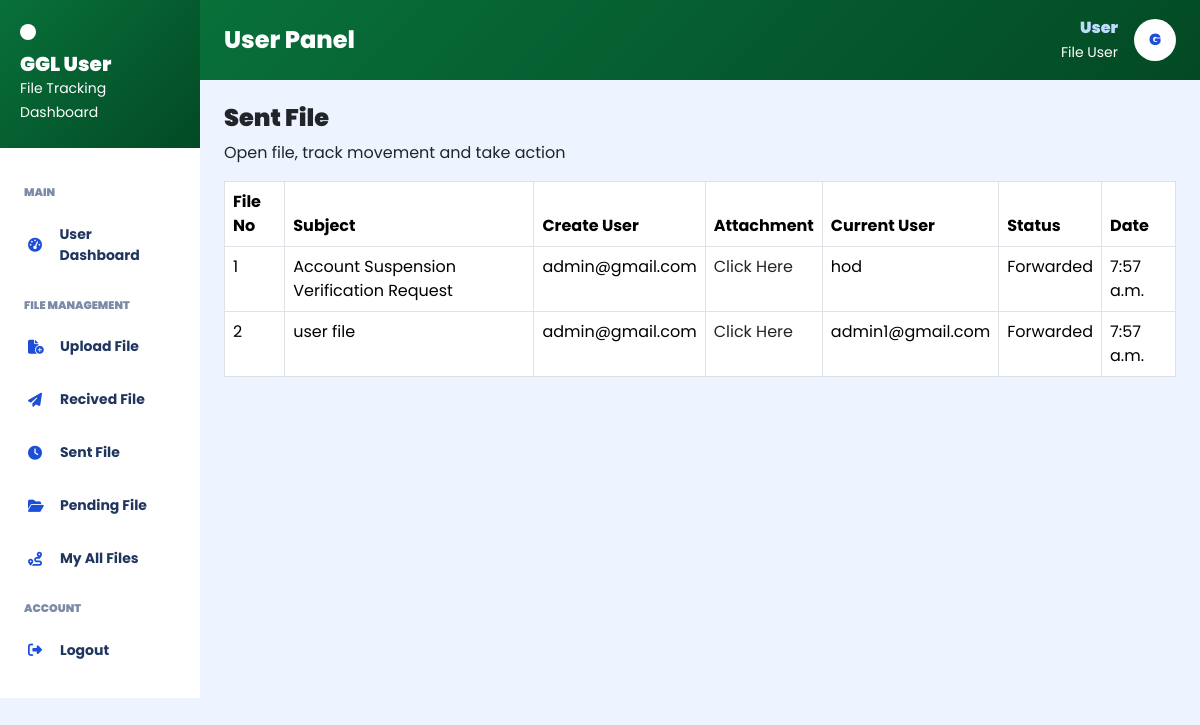
The page /us_sentfile (signed in) on the database as committed earlier.
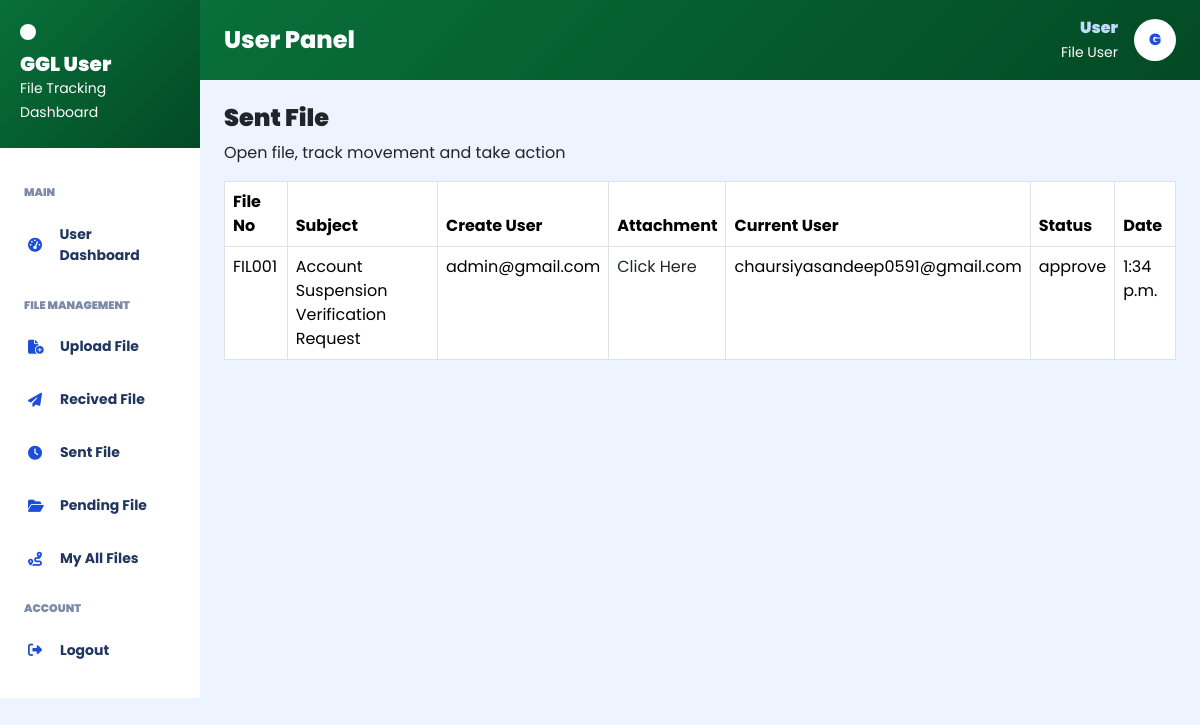
The same page on the database as committed later.
### myapp/models.py (models this page shows)
class Fileupload(models.Model):
    file_no=models.CharField(max_length=50)
    subject=models.CharField(max_length=500)
    priority=models.CharField(max_length=50)
    create_user=models.CharField(max_length=100)
    department=models.CharField(max_length=250)
    current_user=models.CharField(max_length=100)
    file=models.FileField(upload_to="upload_file")
    description=models.CharField(max_length=1000)
    status=models.CharField(max_length=200)
    create_at=models.TimeField()

### myapp/views.py (the view)
# urls.py: path('us_sentfile', us_sentfile, name='us_sentfile'),
def us_sentfile(request):
    if 'userid' not in request.session:
        return redirect('userlogin')
    sid=request.session.get('userid')
    ab=Fileupload.objects.filter(create_user=sid)
    return render(request, 'user/us_sentfile.html', {'ab':ab})

### myapp/templates/user/us_sentfile.html
{% extends 'user/userlayout.html' %}
{% block user %}
<div>
    <h4 style="font-weight: 900;">Sent File</h4>
</div>
<div>
    <p>Open file, track movement and take action</p>
</div>
<table class="table table-bordered">
    <thead>
        <tr>
            <th>File No</th>
            <th>Subject</th>
            <th>Create User</th>
            <th>Attachment</th>
            <th>Current User</th>
            <th>Status</th>
            <th>Date</th>
        </tr>
    </thead>
    <tbody>
        {% for i in ab %}
        <tr>
            <td>{{i.file_no}}</td>
            <td>{{i.subject}}</td>
            <td>{{i.create_user}}</td>
            <td>{% if i.file %}
                <a href="{{i.file.url}}" class="text-dark">Click Here</a>
            {% else %}
            <p>File Not Show</p>
            {% endif %}
            </td>
            <td>{{i.current_user}}</td>
            <td>{{i.status}}</td>
            <td>{{i.create_at}}</td>
        </tr>
        {% endfor %}
    </tbody>
</table>
 {% endblock %}

Rows that differ between the two databases and show on the page:
removed Fileupload: file_no "1", subject "Account Suspension Verification Request", create_user "admin@gmail.com", current_user "hod", status "Forwarded", create_at "7:57 a.m."
removed Fileupload: file_no "2", subject "user file", create_user "admin@gmail.com", current_user "admin1@gmail.com", status "Forwarded", create_at "7:57 a.m."
added Fileupload: file_no "FIL001", subject "Account Suspension Verification Request", create_user "admin@gmail.com", current_user "chaursiyasandeep0591@gmail.com", status "approve", create_at "1:34 p.m."
